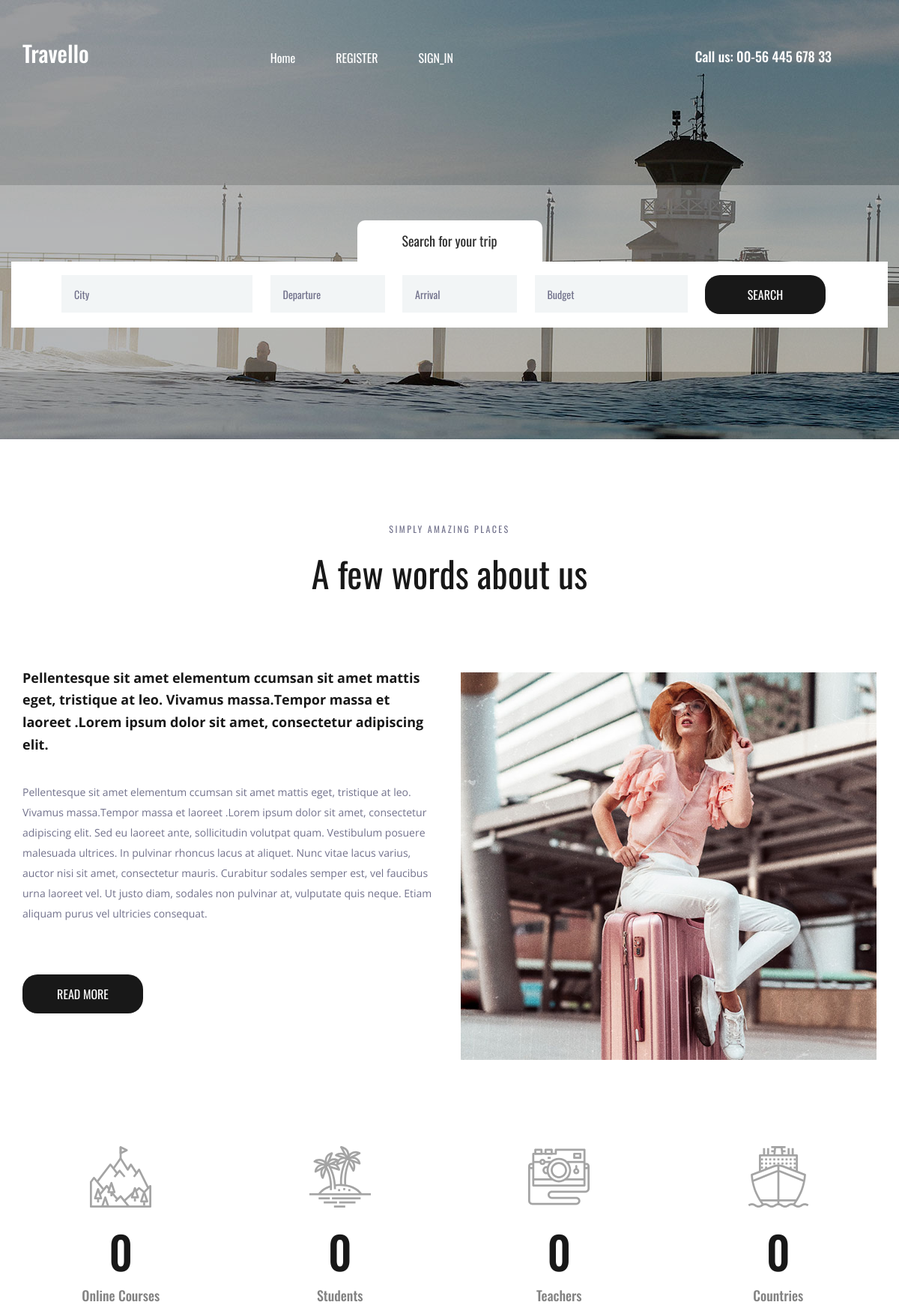
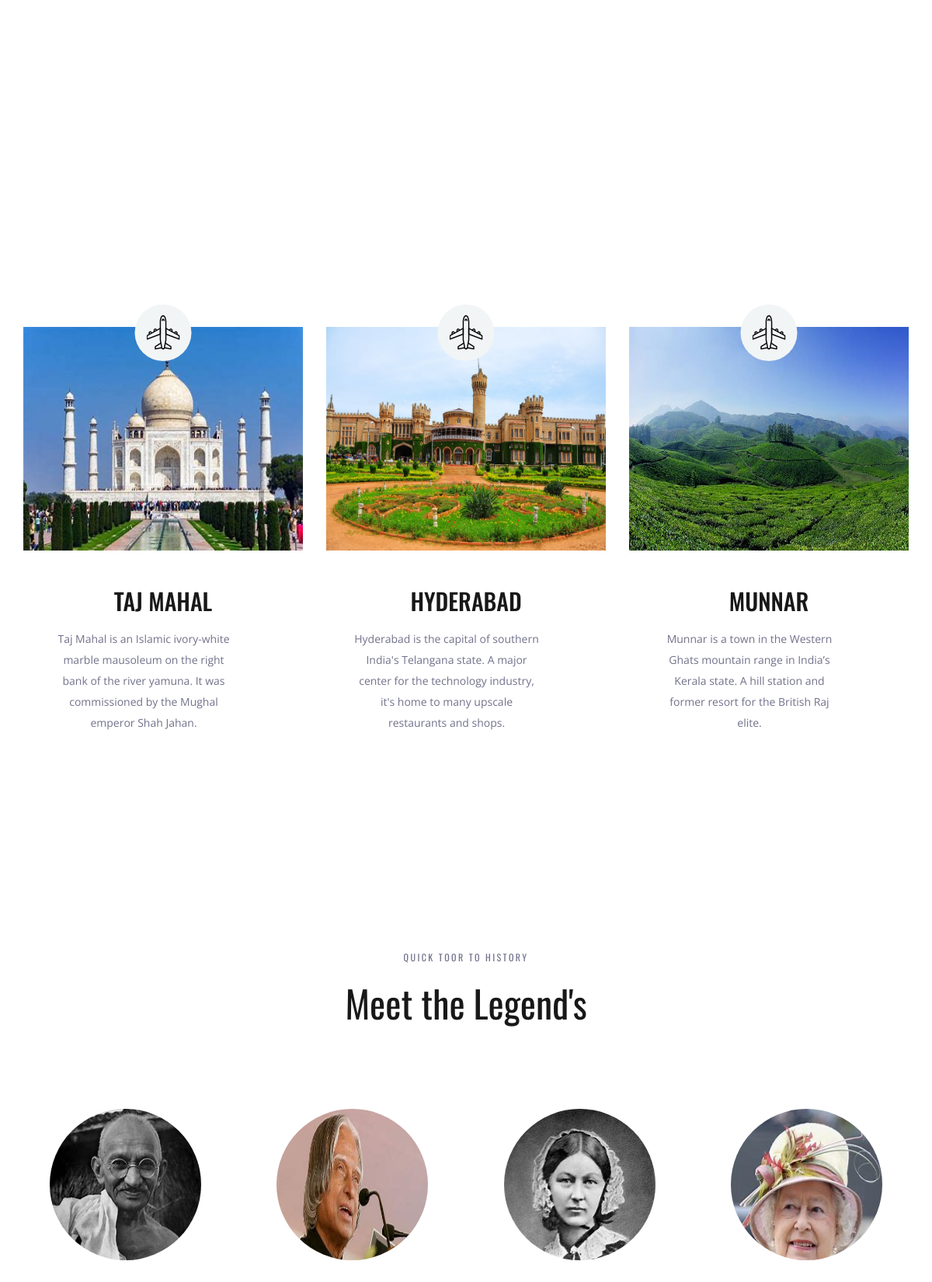
The page / (upper part) on the database its author committed (2 pictures, top to bottom).
### travelapp/models.py (models this page shows)
class place(models.Model):
    name=models.CharField(max_length=250)
    img=models.ImageField(upload_to="pictures")
    desc=models.TextField()

class actors(models.Model):
    name=models.CharField(max_length=200)
    image=models.ImageField(upload_to="pictures")
    desc=models.TextField()

### travelapp/views.py (the view)
# urls.py: path('',views.demo,name="demo"),
def demo(request):
    obj=place.objects.all()
    obj1=actors.objects.all()
    return render(request,"index.html",{'result':obj,'result1':obj1})

### template/index.html (shortened to what this page needs)
{% load static %}
<!DOCTYPE html>
<html lang="en">
<head>
<link rel="stylesheet" type="text/css" href="{% static 'styles/bootstrap4/bootstrap.min.css' %}">
<link href="{% static 'plugins/font-awesome-4.7.0/css/font-awesome.min.css' %}" rel="stylesheet" type="text/css">
<link rel="stylesheet" type="text/css" href="{% static 'plugins/OwlCarousel2-2.2.1/owl.carousel.css' %}">
<link rel="stylesheet" type="text/css" href="{% static 'plugins/OwlCarousel2-2.2.1/owl.theme.default.css' %}">
<link rel="stylesheet" type="text/css" href="{% static 'plugins/OwlCarousel2-2.2.1/animate.css' %}">
<link rel="stylesheet" type="text/css" href="{% static 'styles/about.css' %}">
<link rel="stylesheet" type="text/css" href="{% static 'styles/about_responsive.css' %}">
</head>
<body>
<div class="super_container">
	<header class="header">
		<div class="container">
			<div class="row">
				<div class="col">
					<div class="header_content d-flex flex-row align-items-center justify-content-start">
						<div class="header_content_inner d-flex flex-row align-items-end justify-content-start">
							<div class="logo"><a href="index.html">Travello</a></div>
							<nav class="main_nav">
								<ul class="d-flex flex-row align-items-start justify-content-start">
									<li><a href="index.html">Home</a></li>
									{% if user.is_authenticated %}
										<li>WELCOME {{user.username}}</li>
										<li><a href="accounts/logout">SIGN_OUT</a></li>
									{% else %}
										<li><a href="accounts/register">REGISTER</a></li>
											<li><a href="accounts/login">SIGN_IN</a></li>
									{% endif %}
								</ul>
							</nav>
							<div class="header_phone ml-auto">Call us: 00-56 445 678 33</div>
						</div>
					</div>
				</div>
			</div>
		</div>
	</header>
	<div class="home">
		<div class="background_image" style="background-image:url({% static 'images/about.jpg' %})"></div>
	</div>
	<div class="home_search">
		<div class="container">
			<div class="row">
				<div class="col">
					<div class="home_search_container">
						<div class="home_search_title">Search for your trip</div>
						<div class="home_search_content">
							<form action="#" class="home_search_form" id="home_search_form">
								<div class="d-flex flex-lg-row flex-column align-items-start justify-content-lg-between justify-content-start">
									<input type="text" class="search_input search_input_1" placeholder="City" required="required">
									<input type="text" class="search_input search_input_2" placeholder="Departure" required="required">
									<input type="text" class="search_input search_input_3" placeholder="Arrival" required="required">
									<input type="text" class="search_input search_input_4" placeholder="Budget" required="required">
									<button class="home_search_button">search</button>
								</div>
							</form>
						</div>
					</div>
				</div>
			</div>
		</div>
	</div>
	<div class="about">
		<div class="container">
			<div class="row">
				<div class="col text-center">
					<div class="section_subtitle">simply amazing places</div>
					<div class="section_title"><h2>A few words about us</h2></div>
				</div>
			</div>
			<div class="row about_row">
				<div class="col-lg-6">
					<div class="about_content">
						<div class="text_highlight">Pellentesque sit amet elementum ccumsan sit amet mattis eget, tristique at leo. Vivamus massa.Tempor massa et laoreet .Lorem ipsum dolor sit amet, consectetur adipiscing elit.</div>
						<div class="about_text">
							<p>Pellentesque sit amet elementum ccumsan sit amet mattis eget, tristique at leo. Vivamus massa.Tempor massa et laoreet .Lorem ipsum dolor sit amet, consectetur adipiscing elit. Sed eu laoreet ante, sollicitudin volutpat quam. Vestibulum posuere malesuada ultrices. In pulvinar rhoncus lacus at aliquet. Nunc vitae lacus varius, auctor nisi sit amet, consectetur mauris. Curabitur sodales semper est, vel faucibus urna laoreet vel. Ut justo diam, sodales non pulvinar at, vulputate quis neque. Etiam aliquam purus vel ultricies consequat.</p>
						</div>
						<div class="button about_button"><a href="#">read more</a></div>
					</div>
				</div>
				<div class="col-lg-6">
					<div class="about_image"><img src="{% static 'images/about_1.jpg' %}" alt=""></div>
				</div>
			</div>
		</div>
	</div>
	<div class="milestones">
		<div class="container">
			<div class="row">
				<div class="col-lg-3 milestone_col">
					<div class="milestone text-center">
						<div class="milestone_icon"><img src="{% static 'images/mountain.svg' %}" alt=""></div>
						<div class="milestone_counter" data-end-value="17">0</div>
						<div class="milestone_text">Online Courses</div>
					</div>
				</div>
				<div class="col-lg-3 milestone_col">
					<div class="milestone text-center">
						<div class="milestone_icon"><img src="{% static 'images/island.svg' %}" alt=""></div>
						<div class="milestone_counter" data-end-value="213">0</div>
						<div class="milestone_text">Students</div>
					</div>
				</div>
				<div class="col-lg-3 milestone_col">
					<div class="milestone text-center">
						<div class="milestone_icon"><img src="{% static 'images/camera.svg' %}" alt=""></div>
						<div class="milestone_counter" data-end-value="11923">0</div>
						<div class="milestone_text">Teachers</div>
					</div>
				</div>
				<div class="col-lg-3 milestone_col">
					<div class="milestone text-center">
						<div class="milestone_icon"><img src="{% static 'images/boat.svg' %}" alt=""></div>
						<div class="milestone_counter" data-end-value="15">0</div>
						<div class="milestone_text">Countries</div>
					</div>
				</div>
			</div>
		</div>
	</div>
	<div class="why">
		<div class="parallax_background parallax-window" data-parallax="scroll" data-image-src="{% static 'images/why.jpg' %}" data-speed="0.8"></div>
		<div class="container">
			<div class="row">
				<div class="col text-center">
					<div class="section_subtitle">simply amazing places</div>
					<div class="section_title"><h2>Why choose us?</h2></div>
				</div>
			</div>
			<div class="row why_row">
				{% for i in result %}
				<div class="col-lg-4 why_col">
					<div class="why_item">
						<div class="why_image">
							<img src="{{i.img.url}}" alt="" style="width:25rem;height:18rem;">
							<div class="why_icon d-flex flex-column align-items-center justify-content-center">
								<img src="{% static 'images/why_1.svg' %}" alt="">
							</div>
						</div>
						<div class="why_content text-center">
							<div class="why_title">{{i.name}}</div>
							<div class="why_text"style="width:15rem;">
								<p>{{i.desc}}</p>
							</div>
						</div>
					</div>
				</div>
                {% endfor %}
			</div>
		</div>
	</div>
	<div class="team">
		<div class="container">
			<div class="row">
				<div class="col text-center">
					<div class="section_subtitle">Quick Toor to History</div>
					<div class="section_title"><h2>Meet the Legend's</h2></div>
				</div>
			</div>
			<div class="row team_row">
				{% for i in result1 %}
				<div class="col-xl-3 col-md-6 team_col">
					<div class="team_item d-flex flex-column align-items-center justify-content-start text-center">
						<div class="team_image"><img src="{{i.image.url}}" alt=""style="height:18rem;"></div>
						<div class="team_content">
						</div>
					</div>
				</div>
				{% endfor %}
			</div>
		</div>
	</div>
</div>
</body>
</html>

### rows shown on the page
place: img (picture), name "TAJ MAHAL", desc "Taj Mahal is an Islamic ivory-white marble mausoleum on the right bank of the river yamuna. It was commissioned by the Mughal emperor Shah Jahan."
place: img (picture), name "HYDERABAD", desc "Hyderabad is the capital of southern India's Telangana state. A major center for the technology industry, it's home to many upscale restaurants and shops."
place: img (picture), name "MUNNAR", desc "Munnar is a town in the Western Ghats mountain range in India’s Kerala state. A hill station and former resort for the British Raj elite."
actors: image (picture)
actors: image (picture)
actors: image (picture)
actors: image (picture)
